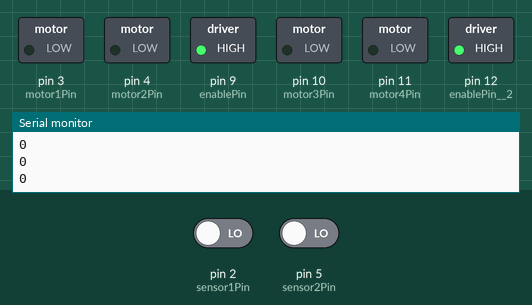
A sketch run on a simulated Arduino Uno, built with avr-gcc and run on an emulated ATmega328P. Shown: switched loads named in the sketch (green lamp = pin HIGH), the last lines printed to the serial monitor. The inputs (shaded band) are chosen by the test bench; at power-on: pin 2 (sensor1Pin) LOW, pin 5 (sensor2Pin) LOW.

Above: at 1.2 s.
1.3 s: pin 2 (sensor1Pin) driven HIGH
At 2.1 s:
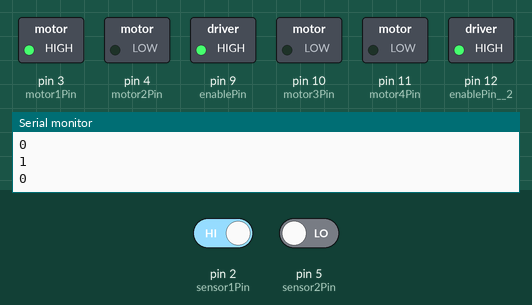
7.3 s: pin 2 (sensor1Pin) driven LOW
At 8.9 s:
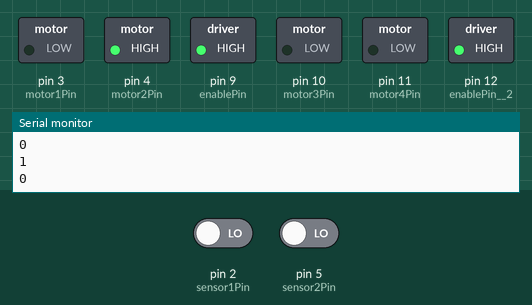
9.8 s: pin 5 (sensor2Pin) driven HIGH
At 11.7 s:
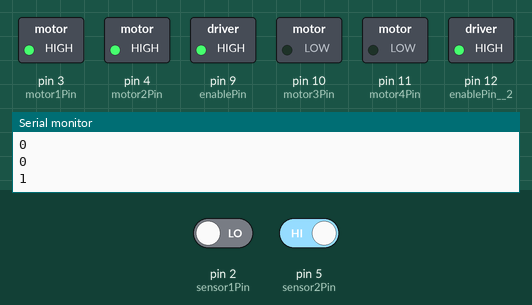
12.3 s: pin 5 (sensor2Pin) driven LOW
At 13.3 s:
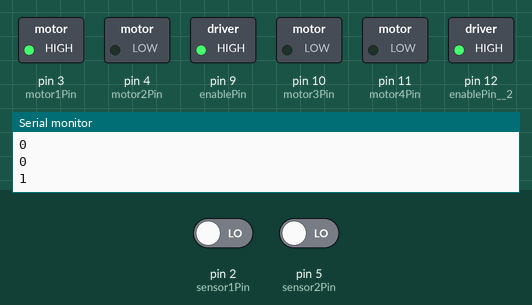
Timing chart, 0 to 15.3 s (numbered marks = the images above; inputs shaded):
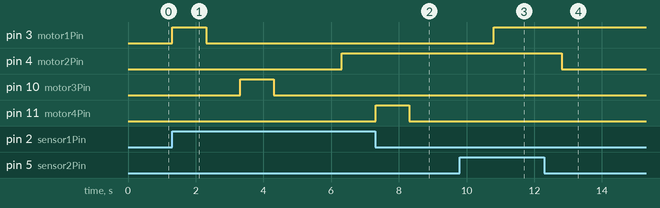

The sketch:

sensorCode.ino
```cpp
int sensor1Pin = 2;
int sensor2Pin = 5;
int motor1Pin = 3;
int motor2Pin = 4;
int motor3Pin = 10;
int motor4Pin = 11;
int enablePin = 9;
int enablePin__2=12;
//int ledPin = 13;
int sensor1Value = 0;
int sensor2Value = 0;

void setup() {
  // initialize the LED pin as an output:
  pinMode(motor1Pin, OUTPUT);
  pinMode(motor2Pin, OUTPUT);
  pinMode(motor3Pin, OUTPUT);
  pinMode(motor4Pin, OUTPUT);
  Serial.begin(9600);
  // initialize the pushbutton pin as an input:
  pinMode(sensor1Pin, INPUT);
  pinMode(sensor2Pin, INPUT);
  pinMode(enablePin, OUTPUT);
  pinMode(enablePin__2, OUTPUT);
  digitalWrite(enablePin, HIGH);
  digitalWrite(enablePin__2, HIGH);
}

void loop(){
  // read the state of the pushbutton value:
  sensor1Value = digitalRead(sensor1Pin);
  Serial.println(sensor1Value);
  sensor2Value = digitalRead(sensor2Pin);
  Serial.println(sensor2Value);
  if (sensor1Value == 1 && sensor2Value == 1) {
    // turn LED on:
    digitalWrite(motor1Pin, HIGH);
      delay(1000);
    digitalWrite(motor1Pin, LOW);
      delay(1000);
    digitalWrite(motor3Pin, HIGH);
      delay(1000);
    digitalWrite(motor3Pin, LOW);
      delay(1000);
    digitalWrite(motor2Pin, HIGH);
      delay(1000);
    digitalWrite(motor2Pin, LOW);
      delay(1000);
    digitalWrite(motor4Pin, HIGH);
      delay(1000);
    digitalWrite(motor4Pin, LOW);
      delay(1000);
  }
   if (sensor1Value == 1 && sensor2Value == 0) {
    // turn LED on:
    digitalWrite(motor1Pin, HIGH);
      delay(1000);
    digitalWrite(motor1Pin, LOW);
      delay(1000);
    digitalWrite(motor3Pin, HIGH);
      delay(1000);
    digitalWrite(motor3Pin, LOW);
      delay(1000);
    digitalWrite(motor2Pin, LOW);
      delay(1000);
    digitalWrite(motor2Pin, HIGH);
      delay(1000);
    digitalWrite(motor4Pin, HIGH);
      delay(1000);
    digitalWrite(motor4Pin, LOW);
      delay(1000);
  }
  if (sensor1Value == 0 && sensor2Value == 1) {
    // turn LED on:
    digitalWrite(motor1Pin, LOW);
      delay(1000);
    digitalWrite(motor1Pin, HIGH);
      delay(1000);
    digitalWrite(motor2Pin, HIGH);
      delay(1000);
    digitalWrite(motor2Pin, LOW);
      delay(1000);
  }
}
```

Measured:
- after the input at 1.3 s, pin 3 (motor1Pin): LOW → HIGH at once, → LOW 1.0 s later; pin 4 (motor2Pin): LOW → HIGH after 5.0 s; pin 10 (motor3Pin): LOW → HIGH after 2.0 s, → LOW 1.0 s later
- after the input at 7.3 s, pin 3 (motor1Pin): stays LOW (without the input it goes to HIGH after 2.0 s)
- after the input at 9.8 s, pin 3 (motor1Pin): LOW → HIGH after 1.0 s
- after the input at 12.3 s, pin 3 (motor1Pin): stays HIGH (without the input it goes to LOW after 1.5 s)
